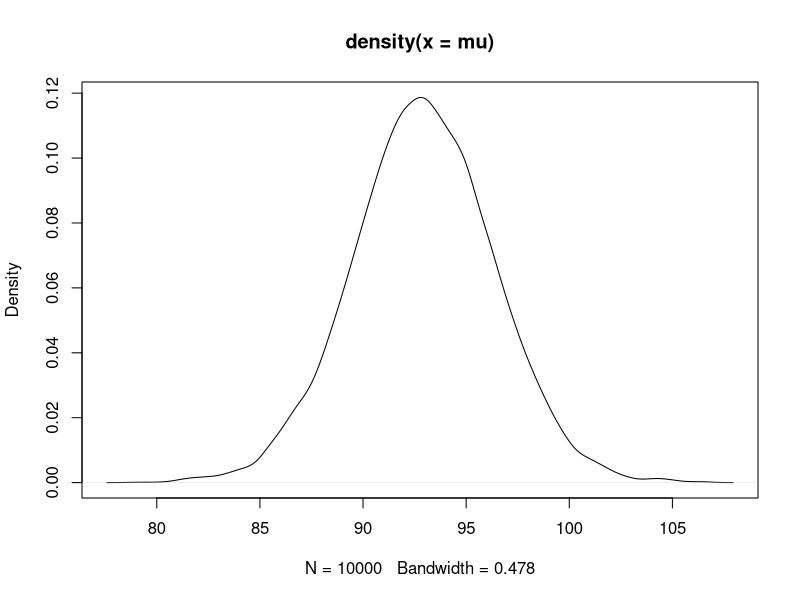

The R script that drew this image:
# summary statistics of sample
n <- 30
samplemean <- 92.9333
samplevar <- 324.0644
burnin <- 1000
runs <- 10000

mu <- rep(NA, runs+burnin)
tau <- rep(NA, runs+burnin)
tau[1] <- 1

# sample from the joint posterior
for(i in 2:(runs+burnin))
{   
  mu[i] <- rnorm(n = 1, mean = samplemean, sd = sqrt(1 / (n * tau[i - 1])))    
  tau[i] <- rgamma(n = 1, shape = n / 2, scale = 2 / ((n - 1) * samplevar + n * (mu[i] - samplemean)^2))
}

#remove burnin
mu <- mu[-(1:burnin)]
tau <- tau[-(1:burnin)] 

#posterior distribution of mean
plot(density(mu))

#posterior predictive
predruns <- 1000
mupred <- replicate(predruns,sample(mu,length(mu),replace = TRUE))
taupred <- replicate(predruns,sample(tau,length(tau),replace = TRUE))
xstar <- rep(NA,predruns)
for (i in 1:predruns)
{
  xstar[i] <- rnorm(n=1,mean=mupred[i],sd = sqrt(1/taupred[i]))
}
